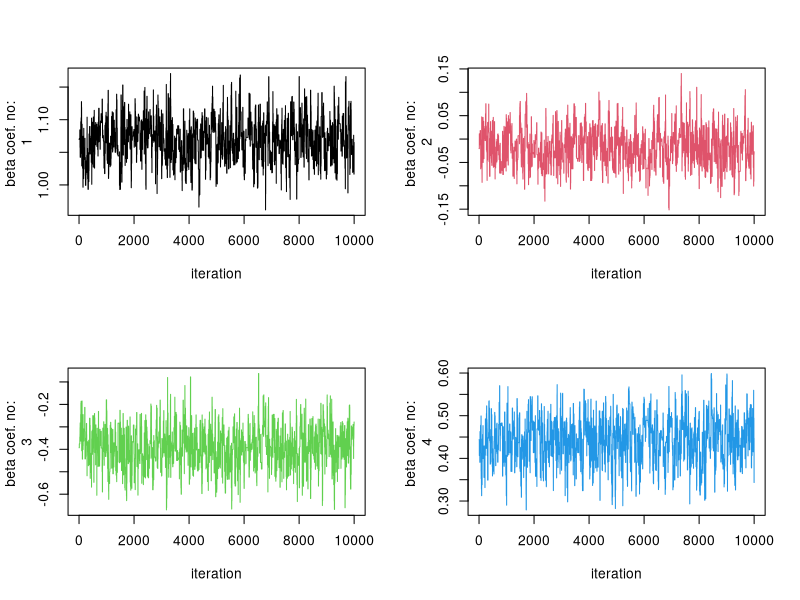
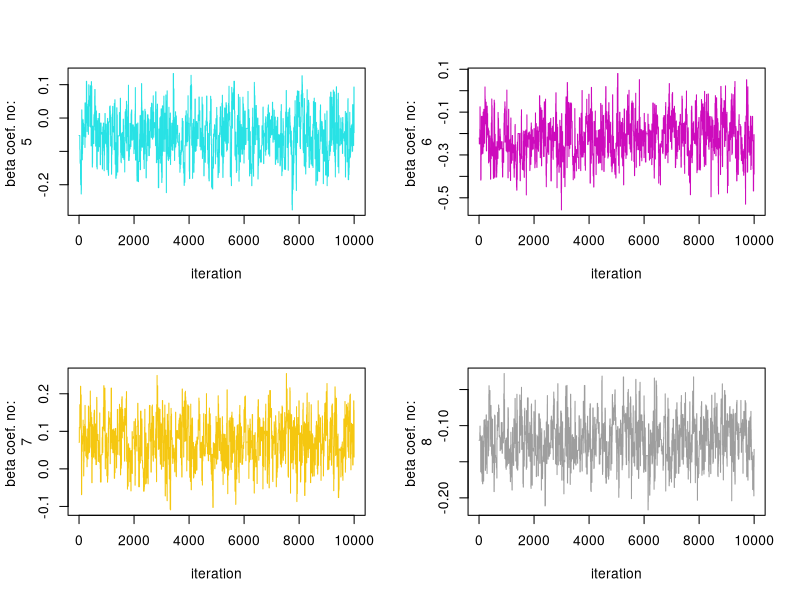
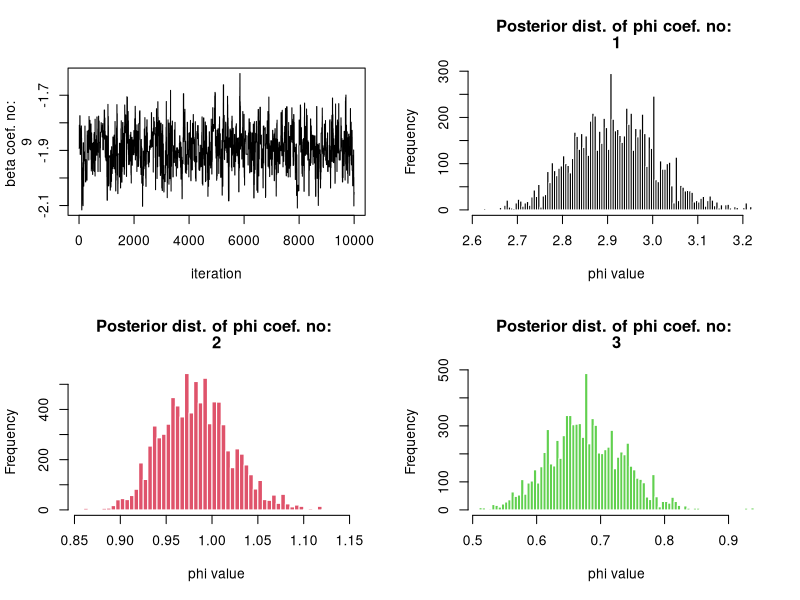
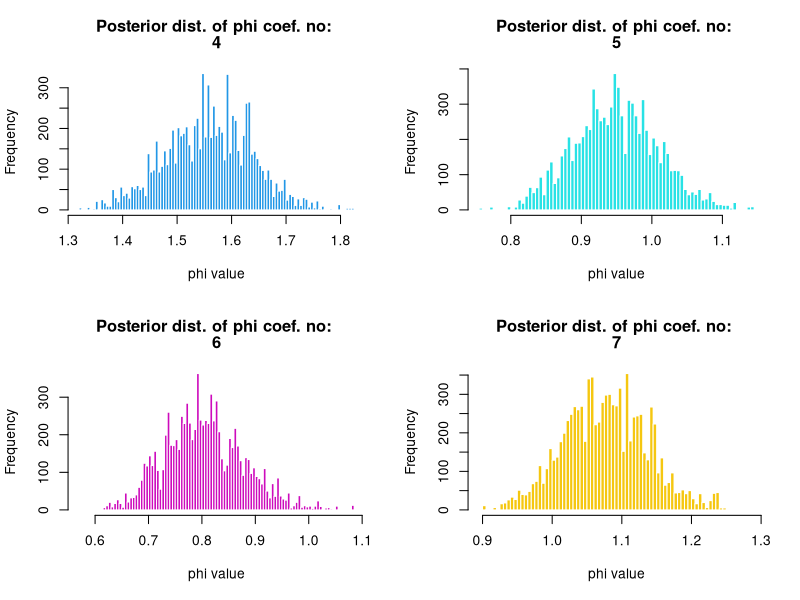
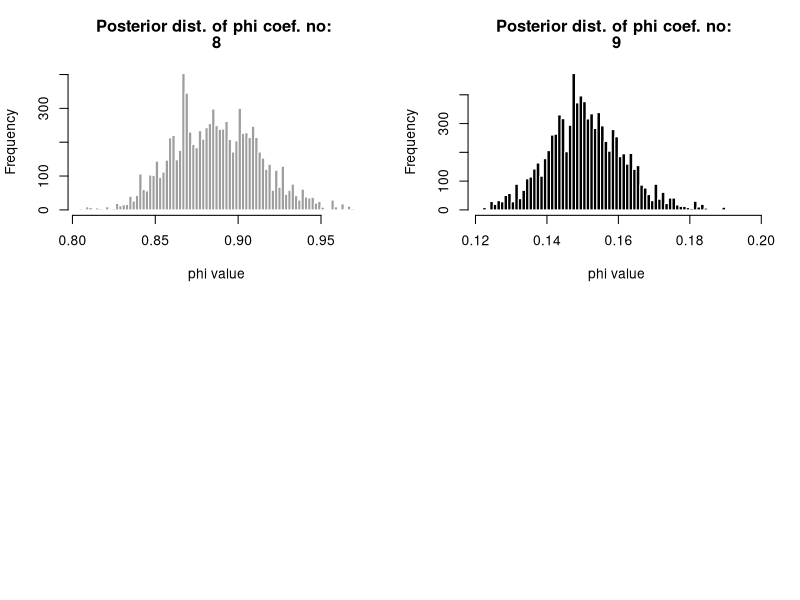

The R script that drew these images, in order: (Note: this script raises an error after producing the figures.)
library(stats)
library(mvtnorm)
library(coda)
ebaydata <- read.table("eBayNumberOfBidderData.dat", header = TRUE)
#head(ebaydata)
ebaydata <- ebaydata[,-2]
glmresult <- glm(nBids ~. ,  family = "poisson", ebaydata)
summary(glmresult)

#It looks like VerifyID, Sealed, MajBlem, LogBook and MinBidShare
#are significant predictors in this model.

str(glmresult)
paste("The maximum liklihood estimator of beta coefficients:")
glmresult$coefficients
LogPostPoisson <- function(betaVect,y,X){
  X <- as.matrix(X)
  nPara <- length(betaVect)
  linPred <- X%*% betaVect
  Loglik <- sum( y * linPred  - exp(linPred))
  Logprior <- dmvnorm(t(betaVect), rep(0,9), 
                      sigma = 100 * solve( t(X)%*%X ), log=TRUE)
  return(Loglik + Logprior)
}

ebaydata <- read.table("eBayNumberOfBidderData.dat", header = TRUE)
initVal <- rep(0,9)
OptimResults<-optim(initVal,LogPostPoisson,gr=NULL,
                    y = ebaydata$nBids,X = ebaydata[,-1],method=c("BFGS"),
                    control=list(fnscale=-1),hessian=TRUE)
Jay <- -OptimResults$hessian
betatilde <- OptimResults$par
posteriordraw <- rmvnorm(1, mean = betatilde, sigma = solve(Jay))

#Metropolis-Hastings Algorithm for any logpostfunc
outerfunc <- function(propdensity,c,innerfunc,...){
  nIter <-10000
  startmeanvector <- as.vector(propdensity[[1]])
  sigma <- as.matrix(propdensity[[2]])
  draws <- matrix(0,nrow = nIter,ncol = length(startmeanvector))
  draws[1,] <- startmeanvector
  for(i in 2:nIter){
    proposaldraw <- rmvnorm(1, mean = draws[i-1,],sigma = sigma)
    unifdraw <- runif(1)
    alpha <- min(1,exp(innerfunc(t(proposaldraw),...) - innerfunc(draws[i-1,],...)))
    if(unifdraw < alpha){
      draws[i,] <- proposaldraw
    }else{
      draws[i,] <- draws[i-1,]
    }
  }
  
  return(draws)
}

prior <- list(betatilde, solve(Jay)) 
c <- 2.4/sqrt(8)

mhresult <- outerfunc(prior,c,LogPostPoisson,
                      y = ebaydata$nBids , X = ebaydata[,-1])

par(mfrow = c(2,2))
for(i in 1:dim(mhresult)[2]){
  plot(mhresult[,i],type="l",col=i,
       ylab = c("beta coef. no: ",i),xlab = "iteration")
}
effsizes <- effectiveSize(as.mcmc(mhresult))

burnins <- mhresult[1:1000,]
withoutburnins <- mhresult[1001:dim(mhresult)[1],]
phis <- exp(withoutburnins)
for(i in 1:dim(mhresult)[2]){
  hist(phis[,i], breaks = 100,col=i, main = c("Posterior dist. of phi coef. no: ",i),
       xlab = "phi value",border = "white")
}

newX <- c(1, 1, 1, 0, 0, 0, 1, 0.5)

predictresult <- withoutburnins %*% newX
predictpoissonpar <- exp(predictresult)
predictprob <- ppois(0.5,lambda = predictpoissonpar)
finalres <- mean(predictprob)
paste("Mean probability for no bids on the new auction:",finalres)

